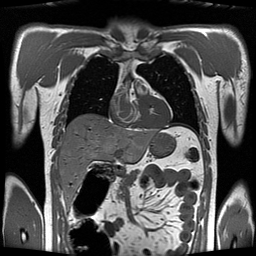
%> input picture CS 473/online_demos/L38_Region_Growing/thorax_t1.jpg, 256 x 256 px
$ octave L38_Region_Growing_demo.m   (GNU Octave 9; MATLAB toolbox functions it lacks are replaced by stand-ins)
%> lines starting %> are read from the running program, lines starting %| are printed output that depends on the picture; in (x1, y1, x2, y2) boxes, pixels count from 0 and x2, y2 are one past the last pixel; in counts of white or black regions, pixels touching at a corner belong together; the program's own positions count from 1
### CS 473/online_demos/L38_Region_Growing/Overlay.m
function Overlay(f, mask)

    m = max(f(:));
    fr = f;
    fg = f + mask / max(mask(:)) * m/2;
    fb = f;

    imshow(reshape([fr fg fb],[size(f,1) size(f,2) 3])/m, []);

    drawnow;

### CS 473/online_demos/L38_Region_Growing/L38_Region_Growing_demo.m
%% Lesson 38 - Region Growing demo

% (C) 2013 Jeff Orchard
%     University of Waterloo


%% Read an image
f = imread('thorax_t1.jpg');
%> f is the input picture: size 256x256x3 uint8; min 0, max 255, mean 77.7
f = double(f(:,:,1));
%> f: size 256x256 double

figure(1);
imshow(f,[]);

%% Create a mask to store the selected pixels
mask = zeros(size(f));

%% Choose some params and seed points
meth = 1;

switch meth
    case 1 % lungs
        low = 0;
        high = 50; % try 50 and 70
        re_thresh = 0; % recompute thresholds?
        mask(96,88) = 1; % patient's right lung
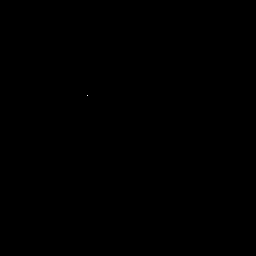
%> mask: size 256x256 double; values 0 (black) and 1 (white), 0% white in thin lines or dots, all inside (x1, y1, x2, y2) = (87, 95, 88, 96)
        mask(77,177) = 1; % patient's left lung
%> mask: size 256x256 double; values 0 (black) and 1 (white), 0% white in thin lines or dots, all inside (x1, y1, x2, y2) = (87, 76, 177, 96)
    case 2 % liver
        low = 70;  % try 70 and 80
        high = 110;
        re_thresh = 0; % recompute thresholds?
        mask(141,108) = 1; % liver
    case 3 % user input
        s = ginput;
        c = round(s(:,1)); r = round(s(:,2));
        val = zeros(n,1);
        for n = 1:length(r)
            val(n) = f(r(n),c(n));
            mask(r(n),c(n)) = 1;
        end
        low = min(val) - (max(val)-min(val));
        high = max(val) + (max(val)-min(val));
        re_thresh = 1; % recompute thresholds?
end

%% Flood-fill

% Close off image boundaries because the floodfill can
% only handle interior points.
f(1,:)   = high+1;
f(end,:) = high+1;
f(:,1)   = high+1;
f(:,end) = high+1;
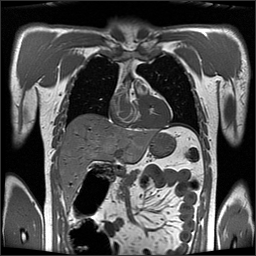
%> f: size 256x256 double; min 0, max 255, mean 78.4

keep_going = 1;

temp_low = low;
temp_high = high;

while keep_going

    [rows cols] = find(mask==1);
    keep_going = 0;

    for n = 1:length(rows)

        r = rows(n);
        c = cols(n);

        % Up
        if f(r-1,c)>temp_low && f(r-1,c)<temp_high && mask(r-1,c)~=1
            mask(r-1,c) = 1;
            keep_going = 1;
        end

        % Down
        if f(r+1,c)>temp_low && f(r+1,c)<temp_high && mask(r+1,c)~=1
            mask(r+1,c) = 1;
            keep_going = 1;
        end

        % Left
        if f(r,c-1)>temp_low && f(r,c-1)<temp_high && mask(r,c-1)~=1
            mask(r,c-1) = 1;
            keep_going = 1;
        end

        % Right
        if f(r,c+1)>temp_low && f(r,c+1)<temp_high && mask(r,c+1)~=1
            mask(r,c+1) = 1;
            keep_going = 1;
        end


    end % end of for-loop

    if re_thresh
        seg = find(mask==1);
        new_low = mean(f(seg)) - 2*std(f(seg));
        new_high = mean(f(seg)) + 2*std(f(seg));

        temp_low = new_low;
        temp_high = new_high;

        %disp(['Low: ' num2str(temp_low) ',  High: ' num2str(temp_high)]);

    end

    % Visualize as we go
    %figure(1);
    Overlay(f, mask);

end % end of while-loop
%> this loop made 84 passes
%> (rows, cols) on pass 2: ([96; 95; 96; 97; 96; 77; 76; 77; 78; 77], [87; 88; 88; 88; 89; 176; 177; 177; 177; 178])
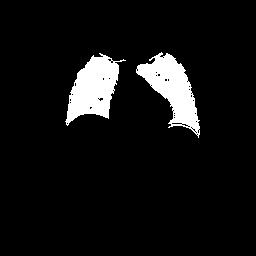
%> mask: size 256x256 double; values 0 (black) and 1 (white), 7.2% white; 2 white regions, box (x1, y1, x2, y2) and area: (136, 52, 200, 138) 2375, (65, 53, 126, 126) 2336
%> after the loop, temp_high = 50; temp_low = 0
